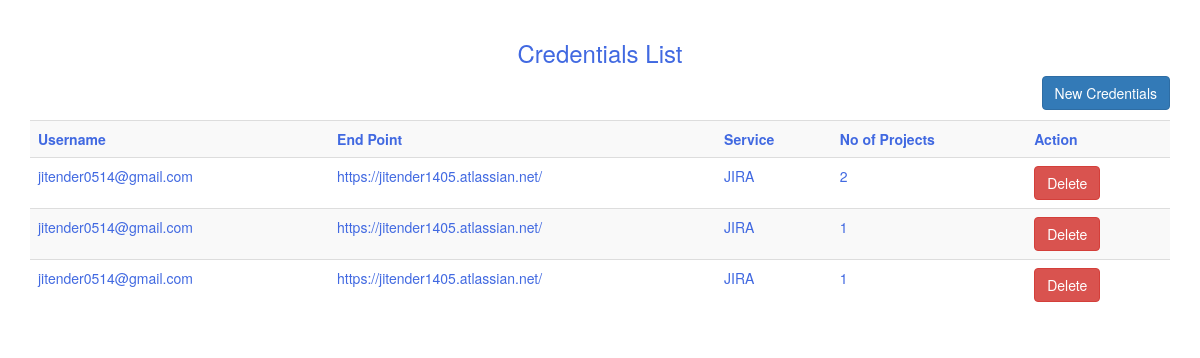
The page / on the database its author committed.
### projects/models.py (models this page shows, shortened)
class UserCredentials(models.Model):
    service = models.CharField(choices=SERVICES, null=False, blank=False, max_length=20)
    username = models.CharField(max_length=255, null=True, blank=True)
    password = models.CharField(max_length=255, null=True, blank=True)
    token = models.CharField(max_length=500, null=True, blank=True)
    authentication_type = models.CharField(choices=AUTH_TYPE, null=False, blank=False, max_length=20, default=AUTH_TYPE[0][0])
    end_point = models.CharField(max_length=500, null=False, blank=False)

class Projects(models.Model):
    name = models.CharField(max_length=100, null=False, blank=False)
    key = models.CharField(max_length=100, null=False, blank=False)
    project_id = models.BigIntegerField(null=False, blank=False)
    credentials = models.ForeignKey(UserCredentials, on_delete=models.DO_NOTHING, related_name="project_credential")

### projects/views.py (the view)
# urls.py: path('', CredentialsListView.as_view(), name="list_credentials"),
class CredentialsListView(generic.ListView):
    model = UserCredentials
    template_name = 'list.html'

### templates/list.html (shortened to what this page needs)
{% load static %}
<!DOCTYPE html>
<html lang="en">
<head>
    <link rel="stylesheet" href="https://maxcdn.bootstrapcdn.com/bootstrap/3.3.0/css/bootstrap.min.css">
</head>
<body>
<div class="container">
    <h3 class="text-center">Credentials List</h3>
        <a style="margin-bottom: 10px;" class="btn btn-primary pull-right" href="{% url 'projects:project' %}">New Credentials</a>
    <table class="table table-striped">
        <tr>
            <th>Username</th>
            <th>End Point</th>
            <th>Service</th>
            <th>No of Projects</th>
            <th>Action </th>
        </tr>
    {% if object_list %}
        {% for credential in object_list %}
            <tr>
                <td>{{ credential.username }}</td>
                <td>{{ credential.end_point }}</td>
                <td>{{ credential.service }}</td>
                <td>{{ credential.project_credential.all|length }}</td>
                <td><a href={% url 'projects:delete_credentials' credential.id %} class="btn btn-danger">Delete</td>
            </tr>
        {% endfor %}
        {% else %}
        <tr>
        <td colspan="3">No Record Found!</td>
        </tr>
    {% endif %}
    </table>
</div>
</body>
</html>

### templates/list.html (style rules this page uses)
body { padding: 20px 10px; color: royalblue; }

### rows shown on the page
UserCredentials: username "jitender0514@gmail.com", end_point "https://jitender1405.atlassian.net/", service "JIRA", project_credential.all|length "2"
UserCredentials: username "jitender0514@gmail.com", end_point "https://jitender1405.atlassian.net/", service "JIRA", project_credential.all|length "1"
UserCredentials: username "jitender0514@gmail.com", end_point "https://jitender1405.atlassian.net/", service "JIRA", project_credential.all|length "1"
